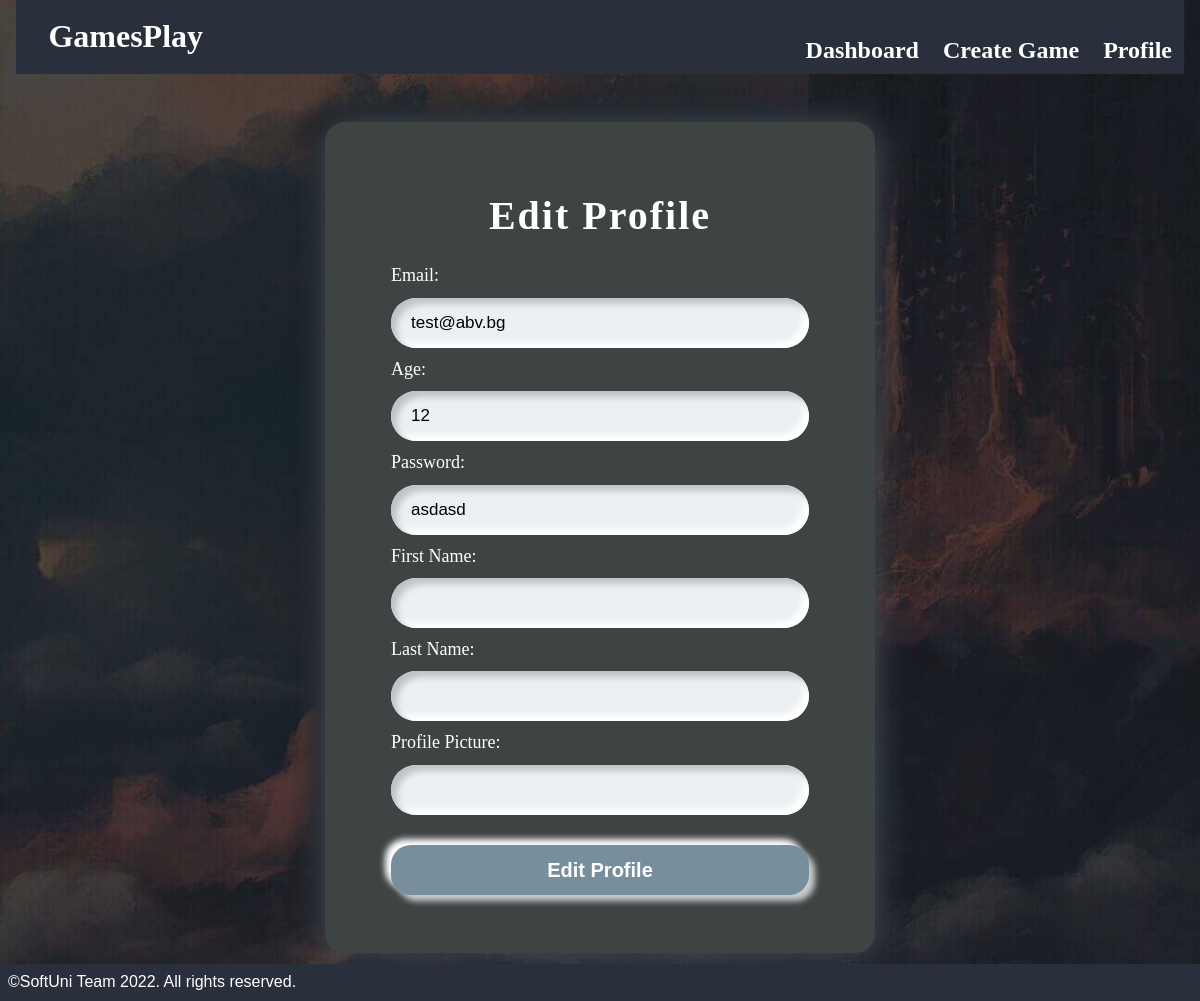
/profile/edit/, run on an earlier commit of the app's database.
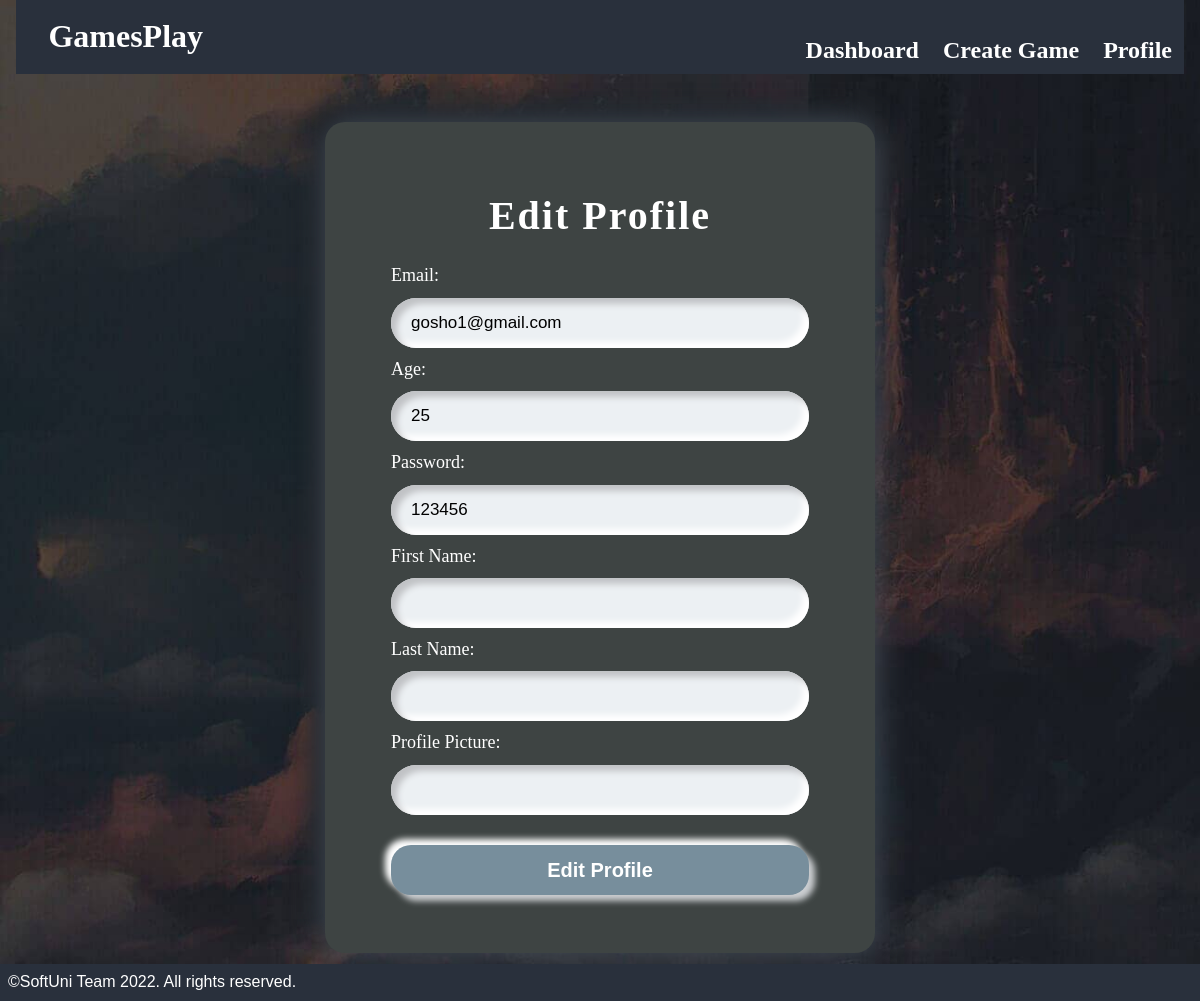
And on a later commit of the database.
### gamesplayapp/web/models.py (models this page shows, shortened)
class Profile(models.Model):
    MINIMUM_AGE = 12
    FIRST_NAME_MAX_LENGTH = 30
    LAST_NAME_MAX_LENGTH = 30
    PASSWORD_MAX_LENGTH = 30
    email = models.EmailField()
    age = models.IntegerField(validators=(MinValueValidator(MINIMUM_AGE),))
    password = models.CharField(max_length=PASSWORD_MAX_LENGTH)
    first_name = models.CharField(max_length=FIRST_NAME_MAX_LENGTH, blank=True, verbose_name="First Name")
    last_name = models.CharField(max_length=LAST_NAME_MAX_LENGTH, blank=True, verbose_name="Last Name")
    profile_picture = models.URLField(blank=True, verbose_name="Profile Picture")

### gamesplayapp/web/views.py (the view)
# urls.py: path('profile/edit/', edit_profile, name='edit profile'),
def edit_profile(request):
    profile = get_user_profile()
    form = ProfileEditForm(request.POST or None, instance=profile)
    if form.is_valid():
        form.save()
        return redirect('details profile')
    context = {
        "profile": profile,
        "form": form,
    }
    return render(request, 'profile/edit-profile.html', context)

### gamesplayapp/web/forms.py
class ProfileEditForm(forms.ModelForm):
    class Meta:
        model = Profile
        fields = "__all__"

### gamesplayapp/web/core/tools.py (called while the page is built)
def get_user_profile():
    return Profile.objects.all().first()

### templates/profile/edit-profile.html (shortened to what this page needs)
{% extends 'partials/base.html' %}]
{% block content %}
    <section id="register-page" class="content auth">
        <form id="register" action="{% url 'edit profile' %}" method="POST">
            <div class="container">
                <h1>Edit Profile</h1>
                {{ form }}
                <input class="btn submit" type="submit" value="Edit Profile">
            </div>
        </form>
    </section>
{% endblock %}

What changed in the data, as far as the page shows it:
removed Profile: email "test@abv.bg", age "12", password "asdasd"
added Profile: email "gosho1@gmail.com", age "25", password "123456"
